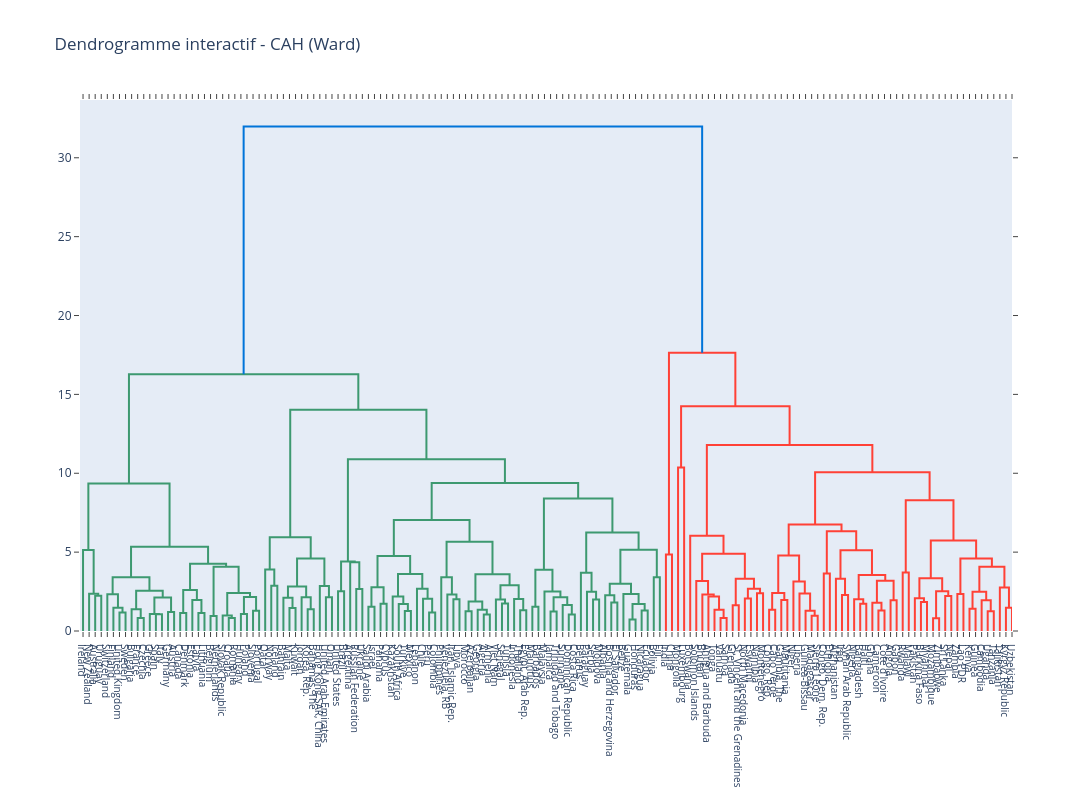

The cell this chart's notebook holds for it:
### Code cell
# Création du dendrogramme interactif
fig = ff.create_dendrogram(
    X_scaled,
    labels=donnees_acp["Country"].values,
    orientation='bottom',
    linkagefun=lambda x: linkage(x, method='ward')
)

# Taille du graphique
fig.update_layout(
    width=1400,
    height=800,
    title="Dendrogramme interactif - CAH (Ward)",
    xaxis=dict(tickfont=dict(size=10)),
)

fig.show()

### Figure 1 — Plotly figure (JSON) as saved in the notebook; plotly's stock layout.template omitted (floating-point values rounded to 4 significant figures; data arrays with more than 128 entries replaced by an {"elided": "..."} marker saying what was removed)
{"data": [{"hoverinfo": "text", "marker": {"color": "rgb(61,153,112)"}, "mode": "lines", "type": "scatter", "x": [25.0, 25.0, 35.0, 35.0], "xaxis": "x", "y": [0.0, 2.241, 2.241, 0.0], "yaxis": "y"}, {"hoverinfo": "text", "marker": {"color": "rgb(61,153,112)"}, "mode": "lines", "type": "scatter", "x": [15.0, 15.0, 30.0, 30.0], "xaxis": "x", "y": [0.0, 2.367, 2.367, 2.241], "yaxis": "y"}, {"hoverinfo": "text", "marker": {"color": "rgb(61,153,112)"}, "mode": "lines", "type": "scatter", "x": [5.0, 5.0, 22.5, 22.5], "xaxis": "x", "y": [0.0, 5.141, 5.141, 2.367], "yaxis": "y"}, {"hoverinfo": "text", "marker": {"color": "rgb(61,153,112)"}, "mode": "lines", "type": "scatter", "x": [65.0, 65.0, 75.0, 75.0], "xaxis": "x", "y": [0.0, 1.171, 1.171, 0.0], "yaxis": "y"}, {"hoverinfo": "text", "marker": {"color": "rgb(61,153,112)"}, "mode": "lines", "type": "scatter", "x": [55.0, 55.0, 70.0, 70.0], "xaxis": "x", "y": [0.0, 1.477, 1.477, 1.171], "yaxis": "y"}, {"hoverinfo": "text", "marker": {"color": "rgb(61,153,112)"}, "mode": "lines", "type": "scatter", "x": [45.0, 45.0, 62.5, 62.5], "xaxis": "x", "y": [0.0, 2.333, 2.333, 1.477], "yaxis": "y"}, {"hoverinfo": "text", "marker": {"color": "rgb(61,153,112)"}, "mode": "lines", "type": "scatter", "x": [95.0, 95.0, 105.0, 105.0], "xaxis": "x", "y": [0.0, 0.8266, 0.8266, 0.0], "yaxis": "y"}, {"hoverinfo": "text", "marker": {"color": "rgb(61,153,112)"}, "mode": "lines", "type": "scatter", "x": [85.0, 85.0, 100.0, 100.0], "xaxis": "x", "y": [0.0, 1.383, 1.383, 0.8266], "yaxis": "y"}, {"hoverinfo": "text", "marker": {"color": "rgb(61,153,112)"}, "mode": "lines", "type": "scatter", "x": [125.0, 125.0, 135.0, 135.0], "xaxis": "x", "y": [0.0, 1.068, 1.068, 0.0], "yaxis": "y"}, {"hoverinfo": "text", "marker": {"color": "rgb(61,153,112)"}, "mode": "lines", "type": "scatter", "x": [115.0, 115.0, 130.0, 130.0], "xaxis": "x", "y": [0.0, 1.081, 1.081, 1.068], "yaxis": "y"}, {"hoverinfo": "text", "marker": {"color": "rgb(61,153,112)"}, "mode": "lines", "type": "scatter", "x": [145.0, 145.0, 155.0, 155.0], "xaxis": "x", "y": [0.0, 1.208, 1.208, 0.0], "yaxis": "y"}, {"hoverinfo": "text", "marker": {"color": "rgb(61,153,112)"}, "mode": "lines", "type": "scatter", "x": [122.5, 122.5, 150.0, 150.0], "xaxis": "x", "y": [1.081, 2.127, 2.127, 1.208], "yaxis": "y"}, {"hoverinfo": "text", "marker": {"color": "rgb(61,153,112)"}, "mode": "lines", "type": "scatter", "x": [92.5, 92.5, 136.2, 136.2], "xaxis": "x", "y": [1.383, 2.552, 2.552, 2.127], "yaxis": "y"}, {"hoverinfo": "text", "marker": {"color": "rgb(61,153,112)"}, "mode": "lines", "type": "scatter", "x": [53.75, 53.75, 114.4, 114.4], "xaxis": "x", "y": [2.333, 3.402, 3.402, 2.552], "yaxis": "y"}, {"hoverinfo": "text", "marker": {"color": "rgb(61,153,112)"}, "mode": "lines", "type": "scatter", "x": [165.0, 165.0, 175.0, 175.0], "xaxis": "x", "y": [0.0, 1.145, 1.145, 0.0], "yaxis": "y"}, {"hoverinfo": "text", "marker": {"color": "rgb(61,153,112)"}, "mode": "lines", "type": "scatter", "x": [195.0, 195.0, 205.0, 205.0], "xaxis": "x", "y": [0.0, 1.137, 1.137, 0.0], "yaxis": "y"}, {"hoverinfo": "text", "marker": {"color": "rgb(61,153,112)"}, "mode": "lines", "type": "scatter", "x": [185.0, 185.0, 200.0, 200.0], "xaxis": "x", "y": [0.0, 1.961, 1.961, 1.137], "yaxis": "y"}, {"hoverinfo": "text", "marker": {"color": "rgb(61,153,112)"}, "mode": "lines", "type": "scatter", "x": [170.0, 170.0, 192.5, 192.5], "xaxis": "x", "y": [1.145, 2.592, 2.592, 1.961], "yaxis": "y"}, {"hoverinfo": "text", "marker": {"color": "rgb(61,153,112)"}, "mode": "lines", "type": "scatter", "x": [215.0, 215.0, 225.0, 225.0], "xaxis": "x", "y": [0.0, 0.943, 0.943, 0.0], "yaxis": "y"}, {"hoverinfo": "text", "marker": {"color": "rgb(61,153,112)"}, "mode": "lines", "type": "scatter", "x": [245.0, 245.0, 255.0, 255.0], "xaxis": "x", "y": [0.0, 0.8292, 0.8292, 0.0], "yaxis": "y"}, {"hoverinfo": "text", "marker": {"color": "rgb(61,153,112)"}, "mode": "lines", "type": "scatter", "x": [235.0, 235.0, 250.0, 250.0], "xaxis": "x", "y": [0.0, 0.9881, 0.9881, 0.8292], "yaxis": "y"}, {"hoverinfo": "text", "marker": {"color": "rgb(61,153,112)"}, "mode": "lines", "type": "scatter", "x": [265.0, 265.0, 275.0, 275.0], "xaxis": "x", "y": [0.0, 1.083, 1.083, 0.0], "yaxis": "y"}, {"hoverinfo": "text", "marker": {"color": "rgb(61,153,112)"}, "mode": "lines", "type": "scatter", "x": [285.0, 285.0, 295.0, 295.0], "xaxis": "x", "y": [0.0, 1.277, 1.277, 0.0], "yaxis": "y"}, {"hoverinfo": "text", "marker": {"color": "rgb(61,153,112)"}, "mode": "lines", "type": "scatter", "x": [270.0, 270.0, 290.0, 290.0], "xaxis": "x", "y": [1.083, 2.148, 2.148, 1.277], "yaxis": "y"}, {"hoverinfo": "text", "marker": {"color": "rgb(61,153,112)"}, "mode": "lines", "type": "scatter", "x": [242.5, 242.5, 280.0, 280.0], "xaxis": "x", "y": [0.9881, 2.409, 2.409, 2.148], "yaxis": "y"}, {"hoverinfo": "text", "marker": {"color": "rgb(61,153,112)"}, "mode": "lines", "type": "scatter", "x": [220.0, 220.0, 261.2, 261.2], "xaxis": "x", "y": [0.943, 4.077, 4.077, 2.409], "yaxis": "y"}, {"hoverinfo": "text", "marker": {"color": "rgb(61,153,112)"}, "mode": "lines", "type": "scatter", "x": [181.2, 181.2, 240.6, 240.6], "xaxis": "x", "y": [2.592, 4.258, 4.258, 4.077], "yaxis": "y"}, {"hoverinfo": "text", "marker": {"color": "rgb(61,153,112)"}, "mode": "lines", "type": "scatter", "x": [84.06, 84.06, 210.9, 210.9], "xaxis": "x", "y": [3.402, 5.342, 5.342, 4.258], "yaxis": "y"}, {"hoverinfo": "text", "marker": {"color": "rgb(61,153,112)"}, "mode": "lines", "type": "scatter", "x": [13.75, 13.75, 147.5, 147.5], "xaxis": "x", "y": [5.141, 9.356, 9.356, 5.342], "yaxis": "y"}, {"hoverinfo": "text", "marker": {"color": "rgb(61,153,112)"}, "mode": "lines", "type": "scatter", "x": [315.0, 315.0, 325.0, 325.0], "xaxis": "x", "y": [0.0, 2.874, 2.874, 0.0], "yaxis": "y"}, {"hoverinfo": "text", "marker": {"color": "rgb(61,153,112)"}, "mode": "lines", "type": "scatter", "x": [305.0, 305.0, 320.0, 320.0], "xaxis": "x", "y": [0.0, 3.893, 3.893, 2.874], "yaxis": "y"}, {"hoverinfo": "text", "marker": {"color": "rgb(61,153,112)"}, "mode": "lines", "type": "scatter", "x": [345.0, 345.0, 355.0, 355.0], "xaxis": "x", "y": [0.0, 1.451, 1.451, 0.0], "yaxis": "y"}, {"hoverinfo": "text", "marker": {"color": "rgb(61,153,112)"}, "mode": "lines", "type": "scatter", "x": [335.0, 335.0, 350.0, 350.0], "xaxis": "x", "y": [0.0, 2.11, 2.11, 1.451], "yaxis": "y"}, {"hoverinfo": "text", "marker": {"color": "rgb(61,153,112)"}, "mode": "lines", "type": "scatter", "x": [375.0, 375.0, 385.0, 385.0], "xaxis": "x", "y": [0.0, 1.379, 1.379, 0.0], "yaxis": "y"}, {"hoverinfo": "text", "marker": {"color": "rgb(61,153,112)"}, "mode": "lines", "type": "scatter", "x": [365.0, 365.0, 380.0, 380.0], "xaxis": "x", "y": [0.0, 2.134, 2.134, 1.379], "yaxis": "y"}, {"hoverinfo": "text", "marker": {"color": "rgb(61,153,112)"}, "mode": "lines", "type": "scatter", "x": [342.5, 342.5, 372.5, 372.5], "xaxis": "x", "y": [2.11, 2.827, 2.827, 2.134], "yaxis": "y"}, {"hoverinfo": "text", "marker": {"color": "rgb(61,153,112)"}, "mode": "lines", "type": "scatter", "x": [405.0, 405.0, 415.0, 415.0], "xaxis": "x", "y": [0.0, 2.138, 2.138, 0.0], "yaxis": "y"}, {"hoverinfo": "text", "marker": {"color": "rgb(61,153,112)"}, "mode": "lines", "type": "scatter", "x": [395.0, 395.0, 410.0, 410.0], "xaxis": "x", "y": [0.0, 2.855, 2.855, 2.138], "yaxis": "y"}, {"hoverinfo": "text", "marker": {"color": "rgb(61,153,112)"}, "mode": "lines", "type": "scatter", "x": [357.5, 357.5, 402.5, 402.5], "xaxis": "x", "y": [2.827, 4.594, 4.594, 2.855], "yaxis": "y"}, {"hoverinfo": "text", "marker": {"color": "rgb(61,153,112)"}, "mode": "lines", "type": "scatter", "x": [312.5, 312.5, 380.0, 380.0], "xaxis": "x", "y": [3.893, 5.951, 5.951, 4.594], "yaxis": "y"}, {"hoverinfo": "text", "marker": {"color": "rgb(61,153,112)"}, "mode": "lines", "type": "scatter", "x": [425.0, 425.0, 435.0, 435.0], "xaxis": "x", "y": [0.0, 2.522, 2.522, 0.0], "yaxis": "y"}, {"hoverinfo": "text", "marker": {"color": "rgb(61,153,112)"}, "mode": "lines", "type": "scatter", "x": [455.0, 455.0, 465.0, 465.0], "xaxis": "x", "y": [0.0, 2.67, 2.67, 0.0], "yaxis": "y"}, {"hoverinfo": "text", "marker": {"color": "rgb(61,153,112)"}, "mode": "lines", "type": "scatter", "x": [445.0, 445.0, 460.0, 460.0], "xaxis": "x", "y": [0.0, 4.355, 4.355, 2.67], "yaxis": "y"}, {"hoverinfo": "text", "marker": {"color": "rgb(61,153,112)"}, "mode": "lines", "type": "scatter", "x": [430.0, 430.0, 452.5, 452.5], "xaxis": "x", "y": [2.522, 4.41, 4.41, 4.355], "yaxis": "y"}, {"hoverinfo": "text", "marker": {"color": "rgb(61,153,112)"}, "mode": "lines", "type": "scatter", "x": [475.0, 475.0, 485.0, 485.0], "xaxis": "x", "y": [0.0, 1.543, 1.543, 0.0], "yaxis": "y"}, {"hoverinfo": "text", "marker": {"color": "rgb(61,153,112)"}, "mode": "lines", "type": "scatter", "x": [495.0, 495.0, 505.0, 505.0], "xaxis": "x", "y": [0.0, 1.73, 1.73, 0.0], "yaxis": "y"}, {"hoverinfo": "text", "marker": {"color": "rgb(61,153,112)"}, "mode": "lines", "type": "scatter", "x": [480.0, 480.0, 500.0, 500.0], "xaxis": "x", "y": [1.543, 2.779, 2.779, 1.73], "yaxis": "y"}, {"hoverinfo": "text", "marker": {"color": "rgb(61,153,112)"}, "mode": "lines", "type": "scatter", "x": [535.0, 535.0, 545.0, 545.0], "xaxis": "x", "y": [0.0, 1.265, 1.265, 0.0], "yaxis": "y"}, {"hoverinfo": "text", "marker": {"color": "rgb(61,153,112)"}, "mode": "lines", "type": "scatter", "x": [525.0, 525.0, 540.0, 540.0], "xaxis": "x", "y": [0.0, 1.705, 1.705, 1.265], "yaxis": "y"}, {"hoverinfo": "text", "marker": {"color": "rgb(61,153,112)"}, "mode": "lines", "type": "scatter", "x": [515.0, 515.0, 532.5, 532.5], "xaxis": "x", "y": [0.0, 2.185, 2.185, 1.705], "yaxis": "y"}, {"hoverinfo": "text", "marker": {"color": "rgb(61,153,112)"}, "mode": "lines", "type": "scatter", "x": [575.0, 575.0, 585.0, 585.0], "xaxis": "x", "y": [0.0, 1.179, 1.179, 0.0], "yaxis": "y"}, {"hoverinfo": "text", "marker": {"color": "rgb(61,153,112)"}, "mode": "lines", "type": "scatter", "x": [565.0, 565.0, 580.0, 580.0], "xaxis": "x", "y": [0.0, 2.046, 2.046, 1.179], "yaxis": "y"}, {"hoverinfo": "text", "marker": {"color": "rgb(61,153,112)"}, "mode": "lines", "type": "scatter", "x": [555.0, 555.0, 572.5, 572.5], "xaxis": "x", "y": [0.0, 2.673, 2.673, 2.046], "yaxis": "y"}, {"hoverinfo": "text", "marker": {"color": "rgb(61,153,112)"}, "mode": "lines", "type": "scatter", "x": [523.8, 523.8, 563.8, 563.8], "xaxis": "x", "y": [2.185, 3.609, 3.609, 2.673], "yaxis": "y"}, {"hoverinfo": "text", "marker": {"color": "rgb(61,153,112)"}, "mode": "lines", "type": "scatter", "x": [490.0, 490.0, 543.8, 543.8], "xaxis": "x", "y": [2.779, 4.749, 4.749, 3.609], "yaxis": "y"}, {"hoverinfo": "text", "marker": {"color": "rgb(61,153,112)"}, "mode": "lines", "type": "scatter", "x": [615.0, 615.0, 625.0, 625.0], "xaxis": "x", "y": [0.0, 2.011, 2.011, 0.0], "yaxis": "y"}, {"hoverinfo": "text", "marker": {"color": "rgb(61,153,112)"}, "mode": "lines", "type": "scatter", "x": [605.0, 605.0, 620.0, 620.0], "xaxis": "x", "y": [0.0, 2.313, 2.313, 2.011], "yaxis": "y"}, {"hoverinfo": "text", "marker": {"color": "rgb(61,153,112)"}, "mode": "lines", "type": "scatter", "x": [595.0, 595.0, 612.5, 612.5], "xaxis": "x", "y": [0.0, 3.409, 3.409, 2.313], "yaxis": "y"}, {"hoverinfo": "text", "marker": {"color": "rgb(61,153,112)"}, "mode": "lines", "type": "scatter", "x": [635.0, 635.0, 645.0, 645.0], "xaxis": "x", "y": [0.0, 1.259, 1.259, 0.0], "yaxis": "y"}, {"hoverinfo": "text", "marker": {"color": "rgb(61,153,112)"}, "mode": "lines", "type": "scatter", "x": [665.0, 665.0, 675.0, 675.0], "xaxis": "x", "y": [0.0, 1.044, 1.044, 0.0], "yaxis": "y"}, {"hoverinfo": "text", "marker": {"color": "rgb(61,153,112)"}, "mode": "lines", "type": "scatter", "x": [655.0, 655.0, 670.0, 670.0], "xaxis": "x", "y": [0.0, 1.34, 1.34, 1.044], "yaxis": "y"}, {"hoverinfo": "text", "marker": {"color": "rgb(61,153,112)"}, "mode": "lines", "type": "scatter", "x": [640.0, 640.0, 662.5, 662.5], "xaxis": "x", "y": [1.259, 1.873, 1.873, 1.34], "yaxis": "y"}, {"hoverinfo": "text", "marker": {"color": "rgb(61,153,112)"}, "mode": "lines", "type": "scatter", "x": [695.0, 695.0, 705.0, 705.0], "xaxis": "x", "y": [0.0, 1.742, 1.742, 0.0], "yaxis": "y"}, {"hoverinfo": "text", "marker": {"color": "rgb(61,153,112)"}, "mode": "lines", "type": "scatter", "x": [685.0, 685.0, 700.0, 700.0], "xaxis": "x", "y": [0.0, 1.989, 1.989, 1.742], "yaxis": "y"}, {"hoverinfo": "text", "marker": {"color": "rgb(61,153,112)"}, "mode": "lines", "type": "scatter", "x": [725.0, 725.0, 735.0, 735.0], "xaxis": "x", "y": [0.0, 1.311, 1.311, 0.0], "yaxis": "y"}, {"hoverinfo": "text", "marker": {"color": "rgb(61,153,112)"}, "mode": "lines", "type": "scatter", "x": [715.0, 715.0, 730.0, 730.0], "xaxis": "x", "y": [0.0, 2.029, 2.029, 1.311], "yaxis": "y"}, {"hoverinfo": "text", "marker": {"color": "rgb(61,153,112)"}, "mode": "lines", "type": "scatter", "x": [692.5, 692.5, 722.5, 722.5], "xaxis": "x", "y": [1.989, 2.903, 2.903, 2.029], "yaxis": "y"}, {"hoverinfo": "text", "marker": {"color": "rgb(61,153,112)"}, "mode": "lines", "type": "scatter", "x": [651.2, 651.2, 707.5, 707.5], "xaxis": "x", "y": [1.873, 3.597, 3.597, 2.903], "yaxis": "y"}, {"hoverinfo": "text", "marker": {"color": "rgb(61,153,112)"}, "mode": "lines", "type": "scatter", "x": [603.8, 603.8, 679.4, 679.4], "xaxis": "x", "y": [3.409, 5.659, 5.659, 3.597], "yaxis": "y"}, {"hoverinfo": "text", "marker": {"color": "rgb(61,153,112)"}, "mode": "lines", "type": "scatter", "x": [516.9, 516.9, 641.6, 641.6], "xaxis": "x", "y": [4.749, 7.037, 7.037, 5.659], "yaxis": "y"}, {"hoverinfo": "text", "marker": {"color": "rgb(61,153,112)"}, "mode": "lines", "type": "scatter", "x": [745.0, 745.0, 755.0, 755.0], "xaxis": "x", "y": [0.0, 1.542, 1.542, 0.0], "yaxis": "y"}, {"hoverinfo": "text", "marker": {"color": "rgb(61,153,112)"}, "mode": "lines", "type": "scatter", "x": [775.0, 775.0, 785.0, 785.0], "xaxis": "x", "y": [0.0, 1.23, 1.23, 0.0], "yaxis": "y"}, {"hoverinfo": "text", "marker": {"color": "rgb(61,153,112)"}, "mode": "lines", "type": "scatter", "x": [805.0, 805.0, 815.0, 815.0], "xaxis": "x", "y": [0.0, 1.047, 1.047, 0.0], "yaxis": "y"}, {"hoverinfo": "text", "marker": {"color": "rgb(61,153,112)"}, "mode": "lines", "type": "scatter", "x": [795.0, 795.0, 810.0, 810.0], "xaxis": "x", "y": [0.0, 1.647, 1.647, 1.047], "yaxis": "y"}, {"hoverinfo": "text", "marker": {"color": "rgb(61,153,112)"}, "mode": "lines", "type": "scatter", "x": [780.0, 780.0, 802.5, 802.5], "xaxis": "x", "y": [1.23, 2.141, 2.141, 1.647], "yaxis": "y"}, {"hoverinfo": "text", "marker": {"color": "rgb(61,153,112)"}, "mode": "lines", "type": "scatter", "x": [765.0, 765.0, 791.2, 791.2], "xaxis": "x", "y": [0.0, 2.504, 2.504, 2.141], "yaxis": "y"}, {"hoverinfo": "text", "marker": {"color": "rgb(61,153,112)"}, "mode": "lines", "type": "scatter", "x": [750.0, 750.0, 778.1, 778.1], "xaxis": "x", "y": [1.542, 3.876, 3.876, 2.504], "yaxis": "y"}, {"hoverinfo": "text", "marker": {"color": "rgb(61,153,112)"}, "mode": "lines", "type": "scatter", "x": [845.0, 845.0, 855.0, 855.0], "xaxis": "x", "y": [0.0, 2.002, 2.002, 0.0], "yaxis": "y"}, {"hoverinfo": "text", "marker": {"color": "rgb(61,153,112)"}, "mode": "lines", "type": "scatter", "x": [835.0, 835.0, 850.0, 850.0], "xaxis": "x", "y": [0.0, 2.49, 2.49, 2.002], "yaxis": "y"}, {"hoverinfo": "text", "marker": {"color": "rgb(61,153,112)"}, "mode": "lines", "type": "scatter", "x": [825.0, 825.0, 842.5, 842.5], "xaxis": "x", "y": [0.0, 3.69, 3.69, 2.49], "yaxis": "y"}, {"hoverinfo": "text", "marker": {"color": "rgb(61,153,112)"}, "mode": "lines", "type": "scatter", "x": [875.0, 875.0, 885.0, 885.0], "xaxis": "x", "y": [0.0, 1.8, 1.8, 0.0], "yaxis": "y"}, {"hoverinfo": "text", "marker": {"color": "rgb(61,153,112)"}, "mode": "lines", "type": "scatter", "x": [865.0, 865.0, 880.0, 880.0], "xaxis": "x", "y": [0.0, 2.26, 2.26, 1.8], "yaxis": "y"}, {"hoverinfo": "text", "marker": {"color": "rgb(61,153,112)"}, "mode": "lines", "type": "scatter", "x": [905.0, 905.0, 915.0, 915.0], "xaxis": "x", "y": [0.0, 0.7276, 0.7276, 0.0], "yaxis": "y"}, {"hoverinfo": "text", "marker": {"color": "rgb(61,153,112)"}, "mode": "lines", "type": "scatter", "x": [925.0, 925.0, 935.0, 935.0], "xaxis": "x", "y": [0.0, 1.302, 1.302, 0.0], "yaxis": "y"}, {"hoverinfo": "text", "marker": {"color": "rgb(61,153,112)"}, "mode": "lines", "type": "scatter", "x": [910.0, 910.0, 930.0, 930.0], "xaxis": "x", "y": [0.7276, 1.709, 1.709, 1.302], "yaxis": "y"}, {"hoverinfo": "text", "marker": {"color": "rgb(61,153,112)"}, "mode": "lines", "type": "scatter", "x": [895.0, 895.0, 920.0, 920.0], "xaxis": "x", "y": [0.0, 2.35, 2.35, 1.709], "yaxis": "y"}, {"hoverinfo": "text", "marker": {"color": "rgb(61,153,112)"}, "mode": "lines", "type": "scatter", "x": [872.5, 872.5, 907.5, 907.5], "xaxis": "x", "y": [2.26, 2.993, 2.993, 2.35], "yaxis": "y"}, {"hoverinfo": "text", "marker": {"color": "rgb(61,153,112)"}, "mode": "lines", "type": "scatter", "x": [945.0, 945.0, 955.0, 955.0], "xaxis": "x", "y": [0.0, 3.412, 3.412, 0.0], "yaxis": "y"}, {"hoverinfo": "text", "marker": {"color": "rgb(61,153,112)"}, "mode": "lines", "type": "scatter", "x": [890.0, 890.0, 950.0, 950.0], "xaxis": "x", "y": [2.993, 5.145, 5.145, 3.412], "yaxis": "y"}, {"hoverinfo": "text", "marker": {"color": "rgb(61,153,112)"}, "mode": "lines", "type": "scatter", "x": [833.8, 833.8, 920.0, 920.0], "xaxis": "x", "y": [3.69, 6.237, 6.237, 5.145], "yaxis": "y"}, {"hoverinfo": "text", "marker": {"color": "rgb(61,153,112)"}, "mode": "lines", "type": "scatter", "x": [764.1, 764.1, 876.9, 876.9], "xaxis": "x", "y": [3.876, 8.392, 8.392, 6.237], "yaxis": "y"}, {"hoverinfo": "text", "marker": {"color": "rgb(61,153,112)"}, "mode": "lines", "type": "scatter", "x": [579.2, 579.2, 820.5, 820.5], "xaxis": "x", "y": [7.037, 9.375, 9.375, 8.392], "yaxis": "y"}, {"hoverinfo": "text", "marker": {"color": "rgb(61,153,112)"}, "mode": "lines", "type": "scatter", "x": [441.2, 441.2, 699.8, 699.8], "xaxis": "x", "y": [4.41, 10.89, 10.89, 9.375], "yaxis": "y"}, {"hoverinfo": "text", "marker": {"color": "rgb(61,153,112)"}, "mode": "lines", "type": "scatter", "x": [346.2, 346.2, 570.5, 570.5], "xaxis": "x", "y": [5.951, 14.03, 14.03, 10.89], "yaxis": "y"}, {"hoverinfo": "text", "marker": {"color": "rgb(61,153,112)"}, "mode": "lines", "type": "scatter", "x": [80.62, 80.62, 458.4, 458.4], "xaxis": "x", "y": [9.356, 16.28, 16.28, 14.03], "yaxis": "y"}, {"hoverinfo": "text", "marker": {"color": "rgb(255,65,54)"}, "mode": "lines", "type": "scatter", "x": [965.0, 965.0, 975.0, 975.0], "xaxis": "x", "y": [0.0, 4.847, 4.847, 0.0], "yaxis": "y"}, {"hoverinfo": "text", "marker": {"color": "rgb(255,65,54)"}, "mode": "lines", "type": "scatter", "x": [985.0, 985.0, 995.0, 995.0], "xaxis": "x", "y": [0.0, 10.37, 10.37, 0.0], "yaxis": "y"}, {"hoverinfo": "text", "marker": {"color": "rgb(255,65,54)"}, "mode": "lines", "type": "scatter", "x": [1055.0, 1055.0, 1065.0, 1065.0], "xaxis": "x", "y": [0.0, 0.8297, 0.8297, 0.0], "yaxis": "y"}, {"hoverinfo": "text", "marker": {"color": "rgb(255,65,54)"}, "mode": "lines", "type": "scatter", "x": [1045.0, 1045.0, 1060.0, 1060.0], "xaxis": "x", "y": [0.0, 1.34, 1.34, 0.8297], "yaxis": "y"}, {"hoverinfo": "text", "marker": {"color": "rgb(255,65,54)"}, "mode": "lines", "type": "scatter", "x": [1035.0, 1035.0, 1052.0, 1052.0], "xaxis": "x", "y": [0.0, 2.186, 2.186, 1.34], "yaxis": "y"}, {"hoverinfo": "text", "marker": {"color": "rgb(255,65,54)"}, "mode": "lines", "type": "scatter", "x": [1025.0, 1025.0, 1044.0, 1044.0], "xaxis": "x", "y": [0.0, 2.321, 2.321, 2.186], "yaxis": "y"}, {"hoverinfo": "text", "marker": {"color": "rgb(255,65,54)"}, "mode": "lines", "type": "scatter", "x": [1015.0, 1015.0, 1034.0, 1034.0], "xaxis": "x", "y": [0.0, 3.162, 3.162, 2.321], "yaxis": "y"}, {"hoverinfo": "text", "marker": {"color": "rgb(255,65,54)"}, "mode": "lines", "type": "scatter", "x": [1075.0, 1075.0, 1085.0, 1085.0], "xaxis": "x", "y": [0.0, 1.627, 1.627, 0.0], "yaxis": "y"}, {"hoverinfo": "text", "marker": {"color": "rgb(255,65,54)"}, "mode": "lines", "type": "scatter", "x": [1095.0, 1095.0, 1105.0, 1105.0], "xaxis": "x", "y": [0.0, 2.066, 2.066, 0.0], "yaxis": "y"}, {"hoverinfo": "text", "marker": {"color": "rgb(255,65,54)"}, "mode": "lines", "type": "scatter", "x": [1115.0, 1115.0, 1125.0, 1125.0], "xaxis": "x", "y": [0.0, 2.394, 2.394, 0.0], "yaxis": "y"}, {"hoverinfo": "text", "marker": {"color": "rgb(255,65,54)"}, "mode": "lines", "type": "scatter", "x": [1100.0, 1100.0, 1120.0, 1120.0], "xaxis": "x", "y": [2.066, 2.68, 2.68, 2.394], "yaxis": "y"}, {"hoverinfo": "text", "marker": {"color": "rgb(255,65,54)"}, "mode": "lines", "type": "scatter", "x": [1080.0, 1080.0, 1110.0, 1110.0], "xaxis": "x", "y": [1.627, 3.313, 3.313, 2.68], "yaxis": "y"}, {"hoverinfo": "text", "marker": {"color": "rgb(255,65,54)"}, "mode": "lines", "type": "scatter", "x": [1025.0, 1025.0, 1095.0, 1095.0], "xaxis": "x", "y": [3.162, 4.896, 4.896, 3.313], "yaxis": "y"}, {"hoverinfo": "text", "marker": {"color": "rgb(255,65,54)"}, "mode": "lines", "type": "scatter", "x": [1005.0, 1005.0, 1060.0, 1060.0], "xaxis": "x", "y": [0.0, 6.034, 6.034, 4.896], "yaxis": "y"}, {"hoverinfo": "text", "marker": {"color": "rgb(255,65,54)"}, "mode": "lines", "type": "scatter", "x": [1135.0, 1135.0, 1145.0, 1145.0], "xaxis": "x", "y": [0.0, 1.352, 1.352, 0.0], "yaxis": "y"}, {"hoverinfo": "text", "marker": {"color": "rgb(255,65,54)"}, "mode": "lines", "type": "scatter", "x": [1155.0, 1155.0, 1165.0, 1165.0], "xaxis": "x", "y": [0.0, 1.961, 1.961, 0.0], "yaxis": "y"}, {"hoverinfo": "text", "marker": {"color": "rgb(255,65,54)"}, "mode": "lines", "type": "scatter", "x": [1140.0, 1140.0, 1160.0, 1160.0], "xaxis": "x", "y": [1.352, 2.414, 2.414, 1.961], "yaxis": "y"}, {"hoverinfo": "text", "marker": {"color": "rgb(255,65,54)"}, "mode": "lines", "type": "scatter", "x": [1205.0, 1205.0, 1215.0, 1215.0], "xaxis": "x", "y": [0.0, 0.9663, 0.9663, 0.0], "yaxis": "y"}, {"hoverinfo": "text", "marker": {"color": "rgb(255,65,54)"}, "mode": "lines", "type": "scatter", "x": [1195.0, 1195.0, 1210.0, 1210.0], "xaxis": "x", "y": [0.0, 1.278, 1.278, 0.9663], "yaxis": "y"}, {"hoverinfo": "text", "marker": {"color": "rgb(255,65,54)"}, "mode": "lines", "type": "scatter", "x": [1185.0, 1185.0, 1202.0, 1202.0], "xaxis": "x", "y": [0.0, 2.373, 2.373, 1.278], "yaxis": "y"}, {"hoverinfo": "text", "marker": {"color": "rgb(255,65,54)"}, "mode": "lines", "type": "scatter", "x": [1175.0, 1175.0, 1194.0, 1194.0], "xaxis": "x", "y": [0.0, 3.137, 3.137, 2.373], "yaxis": "y"}, {"hoverinfo": "text", "marker": {"color": "rgb(255,65,54)"}, "mode": "lines", "type": "scatter", "x": [1150.0, 1150.0, 1184.0, 1184.0], "xaxis": "x", "y": [2.414, 4.782, 4.782, 3.137], "yaxis": "y"}, {"hoverinfo": "text", "marker": {"color": "rgb(255,65,54)"}, "mode": "lines", "type": "scatter", "x": [1225.0, 1225.0, 1235.0, 1235.0], "xaxis": "x", "y": [0.0, 3.65, 3.65, 0.0], "yaxis": "y"}, {"hoverinfo": "text", "marker": {"color": "rgb(255,65,54)"}, "mode": "lines", "type": "scatter", "x": [1255.0, 1255.0, 1265.0, 1265.0], "xaxis": "x", "y": [0.0, 2.277, 2.277, 0.0], "yaxis": "y"}, {"hoverinfo": "text", "marker": {"color": "rgb(255,65,54)"}, "mode": "lines", "type": "scatter", "x": [1245.0, 1245.0, 1260.0, 1260.0], "xaxis": "x", "y": [0.0, 3.311, 3.311, 2.277], "yaxis": "y"}, {"hoverinfo": "text", "marker": {"color": "rgb(255,65,54)"}, "mode": "lines", "type": "scatter", "x": [1285.0, 1285.0, 1295.0, 1295.0], "xaxis": "x", "y": [0.0, 1.721, 1.721, 0.0], "yaxis": "y"}, {"hoverinfo": "text", "marker": {"color": "rgb(255,65,54)"}, "mode": "lines", "type": "scatter", "x": [1275.0, 1275.0, 1290.0, 1290.0], "xaxis": "x", "y": [0.0, 2.006, 2.006, 1.721], "yaxis": "y"}, {"hoverinfo": "text", "marker": {"color": "rgb(255,65,54)"}, "mode": "lines", "type": "scatter", "x": [1315.0, 1315.0, 1325.0, 1325.0], "xaxis": "x", "y": [0.0, 1.307, 1.307, 0.0], "yaxis": "y"}, {"hoverinfo": "text", "marker": {"color": "rgb(255,65,54)"}, "mode": "lines", "type": "scatter", "x": [1305.0, 1305.0, 1320.0, 1320.0], "xaxis": "x", "y": [0.0, 1.798, 1.798, 1.307], "yaxis": "y"}, {"hoverinfo": "text", "marker": {"color": "rgb(255,65,54)"}, "mode": "lines", "type": "scatter", "x": [1335.0, 1335.0, 1345.0, 1345.0], "xaxis": "x", "y": [0.0, 1.949, 1.949, 0.0], "yaxis": "y"}, {"hoverinfo": "text", "marker": {"color": "rgb(255,65,54)"}, "mode": "lines", "type": "scatter", "x": [1312.0, 1312.0, 1340.0, 1340.0], "xaxis": "x", "y": [1.798, 3.187, 3.187, 1.949], "yaxis": "y"}, {"hoverinfo": "text", "marker": {"color": "rgb(255,65,54)"}, "mode": "lines", "type": "scatter", "x": [1282.0, 1282.0, 1326.0, 1326.0], "xaxis": "x", "y": [2.006, 3.544, 3.544, 3.187], "yaxis": "y"}, {"hoverinfo": "text", "marker": {"color": "rgb(255,65,54)"}, "mode": "lines", "type": "scatter", "x": [1252.0, 1252.0, 1304.0, 1304.0], "xaxis": "x", "y": [3.311, 5.123, 5.123, 3.544], "yaxis": "y"}, {"hoverinfo": "text", "marker": {"color": "rgb(255,65,54)"}, "mode": "lines", "type": "scatter", "x": [1230.0, 1230.0, 1278.0, 1278.0], "xaxis": "x", "y": [3.65, 6.328, 6.328, 5.123], "yaxis": "y"}, {"hoverinfo": "text", "marker": {"color": "rgb(255,65,54)"}, "mode": "lines", "type": "scatter", "x": [1167.0, 1167.0, 1254.0, 1254.0], "xaxis": "x", "y": [4.782, 6.751, 6.751, 6.328], "yaxis": "y"}, {"hoverinfo": "text", "marker": {"color": "rgb(255,65,54)"}, "mode": "lines", "type": "scatter", "x": [1355.0, 1355.0, 1365.0, 1365.0], "xaxis": "x", "y": [0.0, 3.709, 3.709, 0.0], "yaxis": "y"}, {"hoverinfo": "text", "marker": {"color": "rgb(255,65,54)"}, "mode": "lines", "type": "scatter", "x": [1385.0, 1385.0, 1395.0, 1395.0], "xaxis": "x", "y": [0.0, 1.834, 1.834, 0.0], "yaxis": "y"}, {"hoverinfo": "text", "marker": {"color": "rgb(255,65,54)"}, "mode": "lines", "type": "scatter", "x": [1375.0, 1375.0, 1390.0, 1390.0], "xaxis": "x", "y": [0.0, 2.079, 2.079, 1.834], "yaxis": "y"}, {"hoverinfo": "text", "marker": {"color": "rgb(255,65,54)"}, "mode": "lines", "type": "scatter", "x": [1405.0, 1405.0, 1415.0, 1415.0], "xaxis": "x", "y": [0.0, 0.8057, 0.8057, 0.0], "yaxis": "y"}, {"hoverinfo": "text", "marker": {"color": "rgb(255,65,54)"}, "mode": "lines", "type": "scatter", "x": [1425.0, 1425.0, 1435.0, 1435.0], "xaxis": "x", "y": [0.0, 2.217, 2.217, 0.0], "yaxis": "y"}, {"hoverinfo": "text", "marker": {"color": "rgb(255,65,54)"}, "mode": "lines", "type": "scatter", "x": [1410.0, 1410.0, 1430.0, 1430.0], "xaxis": "x", "y": [0.8057, 2.527, 2.527, 2.217], "yaxis": "y"}, {"hoverinfo": "text", "marker": {"color": "rgb(255,65,54)"}, "mode": "lines", "type": "scatter", "x": [1382.0, 1382.0, 1420.0, 1420.0], "xaxis": "x", "y": [2.079, 3.338, 3.338, 2.527], "yaxis": "y"}, {"hoverinfo": "text", "marker": {"color": "rgb(255,65,54)"}, "mode": "lines", "type": "scatter", "x": [1445.0, 1445.0, 1455.0, 1455.0], "xaxis": "x", "y": [0.0, 2.35, 2.35, 0.0], "yaxis": "y"}, {"hoverinfo": "text", "marker": {"color": "rgb(255,65,54)"}, "mode": "lines", "type": "scatter", "x": [1465.0, 1465.0, 1475.0, 1475.0], "xaxis": "x", "y": [0.0, 1.416, 1.416, 0.0], "yaxis": "y"}, {"hoverinfo": "text", "marker": {"color": "rgb(255,65,54)"}, "mode": "lines", "type": "scatter", "x": [1495.0, 1495.0, 1505.0, 1505.0], "xaxis": "x", "y": [0.0, 1.246, 1.246, 0.0], "yaxis": "y"}, {"hoverinfo": "text", "marker": {"color": "rgb(255,65,54)"}, "mode": "lines", "type": "scatter", "x": [1485.0, 1485.0, 1500.0, 1500.0], "xaxis": "x", "y": [0.0, 1.954, 1.954, 1.246], "yaxis": "y"}, {"hoverinfo": "text", "marker": {"color": "rgb(255,65,54)"}, "mode": "lines", "type": "scatter", "x": [1470.0, 1470.0, 1492.0, 1492.0], "xaxis": "x", "y": [1.416, 2.494, 2.494, 1.954], "yaxis": "y"}, {"hoverinfo": "text", "marker": {"color": "rgb(255,65,54)"}, "mode": "lines", "type": "scatter", "x": [1525.0, 1525.0, 1535.0, 1535.0], "xaxis": "x", "y": [0.0, 1.466, 1.466, 0.0], "yaxis": "y"}, {"hoverinfo": "text", "marker": {"color": "rgb(255,65,54)"}, "mode": "lines", "type": "scatter", "x": [1515.0, 1515.0, 1530.0, 1530.0], "xaxis": "x", "y": [0.0, 2.763, 2.763, 1.466], "yaxis": "y"}, {"hoverinfo": "text", "marker": {"color": "rgb(255,65,54)"}, "mode": "lines", "type": "scatter", "x": [1481.0, 1481.0, 1522.0, 1522.0], "xaxis": "x", "y": [2.494, 4.072, 4.072, 2.763], "yaxis": "y"}, {"hoverinfo": "text", "marker": {"color": "rgb(255,65,54)"}, "mode": "lines", "type": "scatter", "x": [1450.0, 1450.0, 1502.0, 1502.0], "xaxis": "x", "y": [2.35, 4.59, 4.59, 4.072], "yaxis": "y"}, {"hoverinfo": "text", "marker": {"color": "rgb(255,65,54)"}, "mode": "lines", "type": "scatter", "x": [1401.0, 1401.0, 1476.0, 1476.0], "xaxis": "x", "y": [3.338, 5.741, 5.741, 4.59], "yaxis": "y"}, {"hoverinfo": "text", "marker": {"color": "rgb(255,65,54)"}, "mode": "lines", "type": "scatter", "x": [1360.0, 1360.0, 1439.0, 1439.0], "xaxis": "x", "y": [3.709, 8.294, 8.294, 5.741], "yaxis": "y"}, {"hoverinfo": "text", "marker": {"color": "rgb(255,65,54)"}, "mode": "lines", "type": "scatter", "x": [1211.0, 1211.0, 1399.0, 1399.0], "xaxis": "x", "y": [6.751, 10.07, 10.07, 8.294], "yaxis": "y"}, {"hoverinfo": "text", "marker": {"color": "rgb(255,65,54)"}, "mode": "lines", "type": "scatter", "x": [1032.0, 1032.0, 1305.0, 1305.0], "xaxis": "x", "y": [6.034, 11.8, 11.8, 10.07], "yaxis": "y"}, {"hoverinfo": "text", "marker": {"color": "rgb(255,65,54)"}, "mode": "lines", "type": "scatter", "x": [990.0, 990.0, 1169.0, 1169.0], "xaxis": "x", "y": [10.37, 14.25, 14.25, 11.8], "yaxis": "y"}, {"hoverinfo": "text", "marker": {"color": "rgb(255,65,54)"}, "mode": "lines", "type": "scatter", "x": [970.0, 970.0, 1079.0, 1079.0], "xaxis": "x", "y": [4.847, 17.64, 17.64, 14.25], "yaxis": "y"}, {"hoverinfo": "text", "marker": {"color": "rgb(0,116,217)"}, "mode": "lines", "type": "scatter", "x": [269.5, 269.5, 1025.0, 1025.0], "xaxis": "x", "y": [16.28, 31.98, 31.98, 17.64], "yaxis": "y"}], "layout": {"autosize": false, "height": 800, "hovermode": "closest", "showlegend": false, "title": {"text": "Dendrogramme interactif - CAH (Ward)"}, "width": 1400, "xaxis": {"mirror": "allticks", "rangemode": "tozero", "showgrid": false, "showline": true, "showticklabels": true, "tickfont": {"size": 10}, "tickmode": "array", "ticks": "outside", "ticktext": {"elided": "154 str values"}, "tickvals": {"elided": "154 int values"}, "type": "linear", "zeroline": false}, "yaxis": {"mirror": "allticks", "rangemode": "tozero", "showgrid": false, "showline": true, "showticklabels": true, "ticks": "outside", "type": "linear", "zeroline": false}}}
